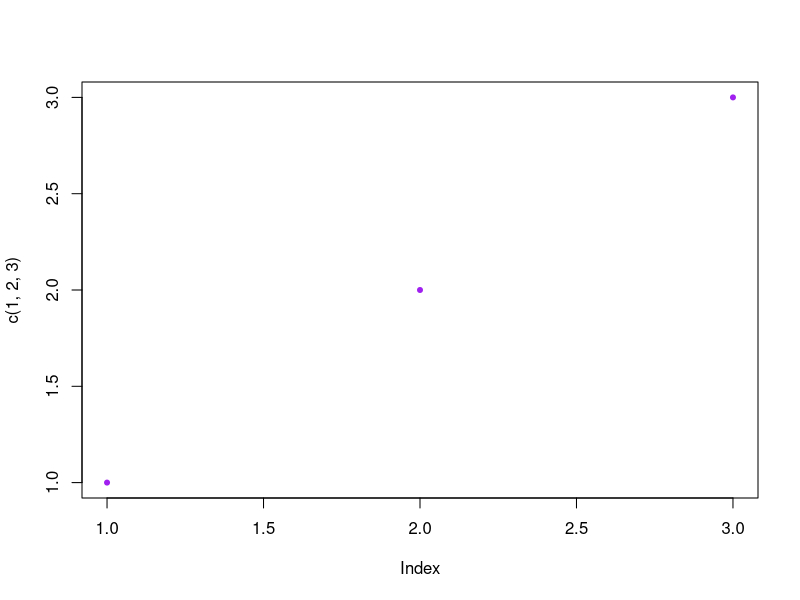

Source code (R):
### @export "assign-variables"
x <- 5
y <- 7

### @export "multiply"
x * y

### @export "graph"
png("plot.png")
plot(c(1,2,3), pch=20, col="purple")
dev.off()

